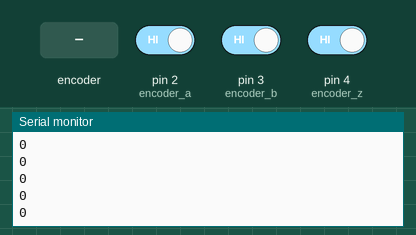
Recording of a sketch running on a simulated Arduino Uno, built with avr-gcc and run on an emulated ATmega328P. On the bench: the last lines printed to the serial monitor. Inputs (shaded band) come from the test bench; at power-on: pin 2 (encoder_a) HIGH, pin 3 (encoder_b) HIGH, pin 4 (encoder_z) HIGH.

Above: at 1.2 s.
1.3 s: rotary encoder on pin 2 (encoder_a) / pin 3 (encoder_b) turned 1 step (first pin leading)
At 1.32 s:
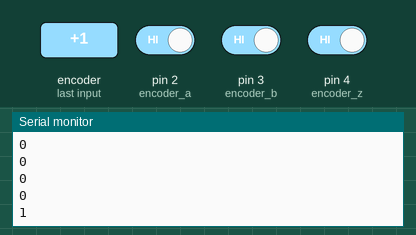
3.0 s: rotary encoder on pin 2 (encoder_a) / pin 3 (encoder_b) turned 1 step (first pin leading)
At 3.02 s:
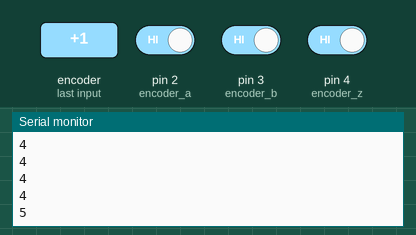
Timing chart, 0 to 6.0 s (numbered marks = the images above; inputs shaded):
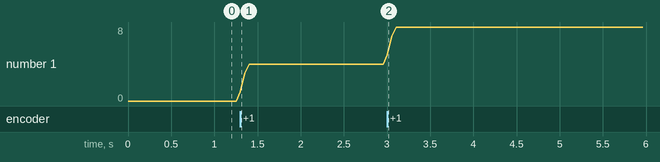

The sketch:

rotary.ino
```cpp
/*~~~~~~~~~~~~~~~~~~~~~~~~~~~~~~~~~~~~~~~~~~~~~~~~~~~~~~~~~~~~~~~~~~~~~~
   rotary.ino

      PIN2-A相（デジタル入力割り込み）
      PIN3-B相（デジタル入力割り込み）
      PIN4-Z相　通常入力

    Author: riverfield techologies inc.
    Modified: 2022/4/3
	Created Git repository: 2022/4/30
~~~~~~~~~~~~~~~~~~~~~~~~~~~~~~~~~~~~~~~~~~~~~~~~~~~~~~~~~~~~~~~~~~~~~~~*/

byte encoder_a = 2;                     //A相pin2
byte encoder_b = 3;                     //B相pin3
byte encoder_z = 4;                     //Z相pin4
long int  encoder_cnt=0;                     //エンコーダカウント用変数
int  encoder_rotate_cnt=0;              //エンコーダ回転数カウント用変数

long int  old_encoder_cnt=0;

void setup() {
  pinMode(encoder_a,INPUT_PULLUP);      //A相用信号入力　入力割り込みpinを使用　内蔵プルアップ有効
  pinMode(encoder_b,INPUT_PULLUP);      //B相用信号入力　内蔵プルアップ有効
  pinMode(encoder_z,INPUT_PULLUP);      //Z相用信号入力　内蔵プルアップ有効

  /* デジタル入力割り込みをA相に設定、立ち上がりエッジでencoder_pulse関数を呼び出し  */
  attachInterrupt(digitalPinToInterrupt(encoder_a), encoder_pulse_a, CHANGE);
  attachInterrupt(digitalPinToInterrupt(encoder_b), encoder_pulse_b, CHANGE);
  Serial.begin(9600);
}

void loop() {

  Serial.println(encoder_cnt);       //エンコーダカウントをPCに出力

  //Serial.println(encoder_cnt - old_encoder_cnt);
  old_encoder_cnt = encoder_cnt;

  delay(50);
}

/*A相の両エッジで割り込み*/
void encoder_pulse_a() {
  if(digitalRead(encoder_a)==1){//エッジの後High＝立ち上がりエッジ
    if(digitalRead(encoder_b)==0){//A相が立上がりエッジでB相がLow→CW
      encoder_cnt++;                    //エンコーダカウントをインクリメント
      if(digitalRead(encoder_z)==0){    //Z相がLOWのとき（原点にいるとき）
        encoder_rotate_cnt++;           //回転数をインクリメント
      }
    }else{
      encoder_cnt--;                    //エンコーダカウントをデクリメント
      if(digitalRead(encoder_z)==0){    //Z相がLOWのとき（原点にいるとき）
        encoder_rotate_cnt--;           //回転数をデクリメント
      }
    }
  }else{                      //エッジの後LOW＝立ち下がりエッジ
    if(digitalRead(encoder_b)==1){      //A相が立下りエッジでB相がHigh→CW
      encoder_cnt++;                    //エンコーダカウントをインクリメント
    }else{
      encoder_cnt--;                    //エンコーダカウントをデクリメント
    }
  }
}

/*B相の両エッジで割り込み*/
void encoder_pulse_b() {
  if(digitalRead(encoder_b)==1){//エッジの後High＝立ち上がりエッジ
    if(digitalRead(encoder_a)==1){//A相が立上がりエッジでB相がLow→CW
      encoder_cnt++;                    //エンコーダカウントをインクリメント
    }else{
      encoder_cnt--;                    //エンコーダカウントをデクリメント
    }
  }else{                      //エッジの後LOW＝立ち下がりエッジ
    if(digitalRead(encoder_a)==0){      //A相が立下りエッジでB相がHigh→CW
      encoder_cnt++;                    //エンコーダカウントをインクリメント
    }else{
      encoder_cnt--;                    //エンコーダカウントをデクリメント
    }
  }
}
```

Measured:
- after the input at 1.3 s, the serial monitor: prints a new line at once (image 1)
- after the input at 3.0 s, the serial monitor: prints a new line at once (image 2)
- plotted number 1: 0 → 4 after the input at 1.3 s, 4 → 8 after the input at 3.0 s
